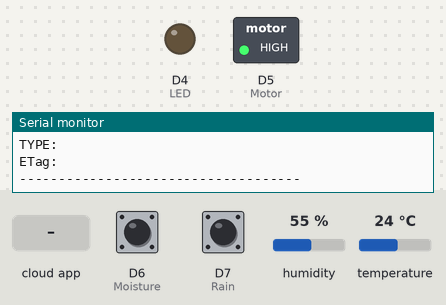
A sketch run on a simulated ESP8266 (NodeMCU). On the bench: switched loads named in the sketch (green lamp = pin HIGH), output pins drawn as LEDs (lit = HIGH), the last lines printed to the serial monitor. Inputs (shaded band) come from the test bench; at power-on: D6 (Moisture) HIGH, D7 (Rain) HIGH, humidity 55 %, temperature 24 °C. WiFi joins after 1.5 s; servers stay silent unless stated; the Firebase database answers and starts empty.

Above: at 2.7 s.
2.8 s: the phone or cloud app sets Motor to 1
At 3.9 s:
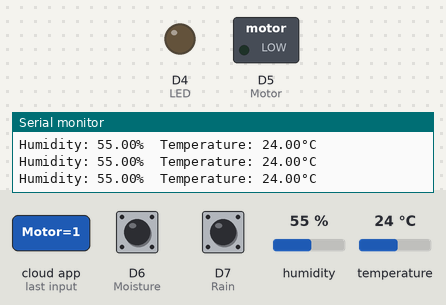
4.4 s: the phone or cloud app sets Motor to 0
At 5.6 s:
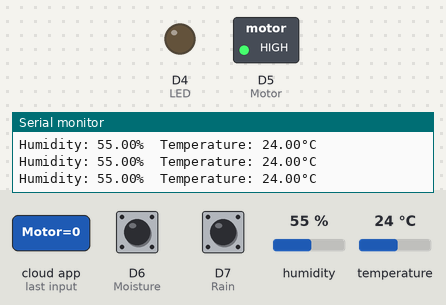
Timing chart, 0 to 7.4 s (numbered marks = the images above; inputs shaded):
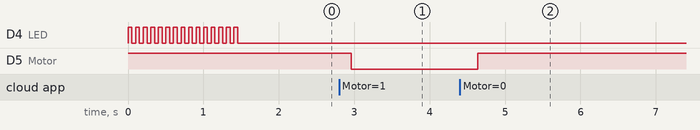

The sketch:

firebase_Smart_Irrigation_system.ino
```cpp
//FirebaseESP8266.h must be included before ESP8266WiFi.h
#include "FirebaseESP8266.h"	// Install Firebase ESP8266 library
#include <WiFi.h>
#include <ESP8266WiFi.h>
#include <DHT.h>		// Install DHT11 Library and Adafruit Unified Sensor Library


#define FIREBASE_HOST "smart-2-6cf06-default-rtdb.firebaseio.com/" //Without http:// or https:// schemes
#define FIREBASE_AUTH "Z195lYh29PANSVfWOkc9COiOsj9iR8as77QDgehm"
#define WIFI_SSID "Redmi K20"  // wifi name
#define WIFI_PASSWORD "asdf1234"  // Wifi Password

#define DHTPIN D1		// Connect Data pin of DHT to D2
#define Motor D5			// Connect LED to D5
#define Moisture D6
#define Rain D7
#define LED D4
float Moisture_String,Rain_String;
float Pre_T,Pre_H;
float Curr_Soil=0.0, Pre_Soil=2.0, Curr_Rain=0, Pre_Rain=2 ;
String Curr_Motor="0", Pre_Motor="2";
boolean DHT_Status = 1;
#define DHTTYPE    DHT11
DHT dht(DHTPIN, DHTTYPE);

//Define FirebaseESP8266 data object
FirebaseData firebaseData;
FirebaseData MotorData;

FirebaseJson json;


void setup()
{

  Serial.begin(9600);

  dht.begin();
  pinMode(Motor,OUTPUT);
  pinMode(LED,OUTPUT);
  pinMode(Moisture,INPUT_PULLUP);
  pinMode(Rain,INPUT_PULLUP);
  digitalWrite(Motor,HIGH);
  WiFi.begin(WIFI_SSID, WIFI_PASSWORD);
  Serial.print("Connecting to Wi-Fi");
  while (WiFi.status() != WL_CONNECTED)
  {
    digitalWrite(LED,HIGH);
    Serial.print(".");
    delay(50);
    digitalWrite(LED,LOW);
    delay(50);
  }
  Serial.println();
  Serial.print("Connected with IP: ");
  Serial.println(WiFi.localIP());
  Serial.println();

  Firebase.begin(FIREBASE_HOST, FIREBASE_AUTH);
  Firebase.reconnectWiFi(true);

}

void sensorUpdate(){
  float h = dht.readHumidity();
  float t = dht.readTemperature();
  if(DHT_Status==0)
  {
    digitalWrite(LED,HIGH);
    Serial.println("Check DHT Sensor Wire Connection");
    delay(500);
    digitalWrite(LED,LOW);
    delay(500);
    Pre_Motor=2;
  }
  if (isnan(h) || isnan(t))
 {

    DHT_Status=0;
    return;
  }
   DHT_Status=1;

  Serial.print(F("Humidity: "));
  Serial.print(h);
  Serial.print(F("%  Temperature: "));
  Serial.print(t);
  Serial.println(F("°C"));

  if(digitalRead(Moisture)==LOW)
  Moisture_String=1;
  else
  Moisture_String=0;
 if(digitalRead(Rain)==LOW)
  Curr_Rain=1.0;
  else
  Curr_Rain=0.0;


  if(!(Curr_Soil==Pre_Soil))
  {
    if (Firebase.setFloat(firebaseData, "/Smart_2/soil", Moisture_String))
  {
    Serial.println("Soil PASSED");
    Serial.println("PATH: " + firebaseData.dataPath());
    Serial.println("TYPE: " + firebaseData.dataType());
    Serial.println("ETag: " + firebaseData.ETag());
    Serial.println("------------------------------------");
    Serial.println();
  }
  else
  {
    Serial.println("Soil FAILED");
    Serial.println("REASON: " + firebaseData.errorReason());
    Serial.println("------------------------------------");
    Serial.println();
  }
  Pre_Soil=Curr_Soil;
  }
   if(!(Curr_Rain==Pre_Rain))
  {
    if (Firebase.setFloat(firebaseData, "/Smart_2/rain", Curr_Rain))
  {
    Serial.println("Soil PASSED");
    Serial.println("PATH: " + firebaseData.dataPath());
    Serial.println("TYPE: " + firebaseData.dataType());
    Serial.println("ETag: " + firebaseData.ETag());
    Serial.println("------------------------------------");
    Serial.println();
  }
  else
  {
    Serial.println("Rain FAILED");
    Serial.println("REASON: " + firebaseData.errorReason());
    Serial.println("------------------------------------");
    Serial.println();
  }
  Pre_Rain=Curr_Rain;
  }

 Curr_Soil=digitalRead(Moisture);
 Curr_Rain=digitalRead(Rain);


  if(!(t==Pre_T))
  {

  if (Firebase.setFloat(firebaseData, "/Smart_2/temperature", t))
  {
    Serial.println("Temperature PASSED");
    Serial.println("PATH: " + firebaseData.dataPath());
    Serial.println("TYPE: " + firebaseData.dataType());
    Serial.println("ETag: " + firebaseData.ETag());
    Serial.println("------------------------------------");
    Serial.println();
  }
  else
  {
    Serial.println("Temperature FAILED");
    Serial.println("REASON: " + firebaseData.errorReason());
    Serial.println("------------------------------------");
    Serial.println();
  }
   Pre_T=t;
  }

   if(!(h==Pre_H))
  {
  if (Firebase.setFloat(firebaseData, "/Smart_2/humidity", h))
  {
    Serial.println("Humidity PASSED");
    Serial.println("PATH: " + firebaseData.dataPath());
    Serial.println("TYPE: " + firebaseData.dataType());
    Serial.println("ETag: " + firebaseData.ETag());
    Serial.println("------------------------------------");
    Serial.println();
  }
  else
  {
    Serial.println("Humidity FAILED");
    Serial.println("REASON: " + firebaseData.errorReason());
    Serial.println("------------------------------------");
    Serial.println();
  }
   Pre_H=h;
  }


  Firebase.getString(MotorData, "/Smart_2/Motor");
 Curr_Motor=MotorData.stringData();

  if(!(Curr_Motor==Pre_Motor))
  {

  if (Firebase.getString(MotorData, "/Smart_2/Motor")){
    Serial.print("Motor Status:");
    Serial.println(MotorData.stringData());
    if (MotorData.stringData() == "1") {
    digitalWrite(Motor, LOW);
    }
  else if (MotorData.stringData() == "0"){
    digitalWrite(Motor, HIGH);
    }
  }
  Pre_Motor=Curr_Motor;
  }


}
void loop() {
  sensorUpdate();

}
```

Measured:
- after the input at 2.8 s, D5 (Motor): HIGH → LOW after 0.16 s
- after the input at 4.4 s, D5 (Motor): LOW → HIGH after 0.24 s
